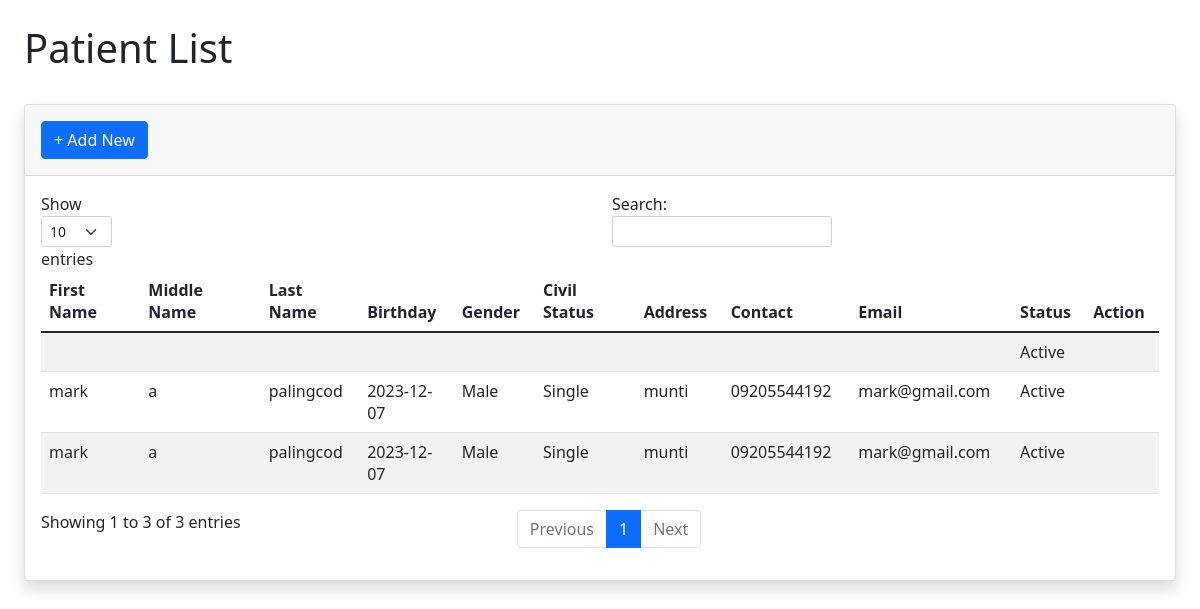
Screenshot of /STAFF/patient.php with the database file from the repository.
### tables this page shows
CREATE TABLE `patient` (
  `id` int(11) NOT NULL,
  `fname` varchar(30) NOT NULL,
  `mname` varchar(30) NOT NULL,
  `lname` varchar(30) NOT NULL,
  `birthday` varchar(30) NOT NULL,
  `gender` varchar(10) NOT NULL,
  `civil_status` varchar(20) NOT NULL,
  `address` varchar(100) NOT NULL,
  `contact` varchar(11) NOT NULL,
  `email` varchar(50) NOT NULL,
  `ec_name` varchar(50) NOT NULL,
  `ec_relation` varchar(50) NOT NULL,
  `ec_contact` varchar(11) NOT NULL,
  `status` int(11) NOT NULL
);

### STAFF/patient.php (the view, shortened to what this page needs)
<?php
require 'dbcon.php';
?>
<div class="container-fluid px-4">
    <h1 class="mt-4">Patient List</h1>
    <br>
    <div class="card shadow mb-4" id="tablecard">
    <div class="card-header py-3">
    <button type="button" class="btn btn-primary" data-bs-toggle="modal" data-bs-target="#addemployeemodal">
    + Add New
    </button>
    </div>
    <div class="card-body">
        <div class="table-responsive"  id="table-responsive-id">
            <table class="table table-striped" id="dataTabledoctor">
                <thead>
                    <th>First Name</th>
                    <th>Middle Name</th>
                    <th>Last Name</th>
                    <th>Birthday</th>
                    <th>Gender</th>
                    <th>Civil Status</th>
                    <th>Address</th>
                    <th>Contact</th>
                    <th>Email</th>
                    <th>Status</th>
                    <th>Action</th>
                </thead>
                <tbody>
                <?php
                    $query = "SELECT * FROM patient";
                    $query_run = mysqli_query($con, $query);
                    if(mysqli_num_rows($query_run) > 0) {
                        foreach($query_run as $student) {
                    ?>
                    <tr>
                        <td><?= $student['fname']; ?></td>
                        <td><?= $student['mname']; ?></td>
                        <td><?= $student['lname']; ?></td>
                        <td><?= $student['birthday']; ?></td>
                        <td><?= $student['gender']; ?></td>
                        <td><?= $student['civil_status']; ?></td>
                        <td><?= $student['address']; ?></td>
                        <td><?= $student['contact']; ?></td>
                        <td><?= $student['email']; ?></td>
                        <td><?= ($student['status'] == 0) ? "Active" : "Inactive"; ?></td>
                        <td>
                        <a href="membereditlayout.php?id=<?= $student['id']; ?>">
                            <button id="member-edit-btn" class="btn text-primary" name="member-edit-btn"><i class="fas fa-fw fa-pen"></i></button>
                        </a>
                    </td>
                    </tr>
                    <?php
                        }
                    } else {
                        echo "<h5> No Record Found </h5>";
                    }
                ?>
                </tbody>
            </table>
        </div>
    </div>
</div>
</div>
<link rel="stylesheet" href="https://cdn.jsdelivr.net/npm/bootstrap@5.1.3/dist/css/bootstrap.min.css">

### rows the page displays
patient: fname "mark", mname "a", lname "palingcod", birthday "2023-12-07", gender "Male", civil_status "Single", address "munti", contact "09205544192", email "mark@gmail.com", status "Active"
patient: fname "mark", mname "a", lname "palingcod", birthday "2023-12-07", gender "Male", civil_status "Single", address "munti", contact "09205544192", email "mark@gmail.com", status "Active"
patient: status "Active"
